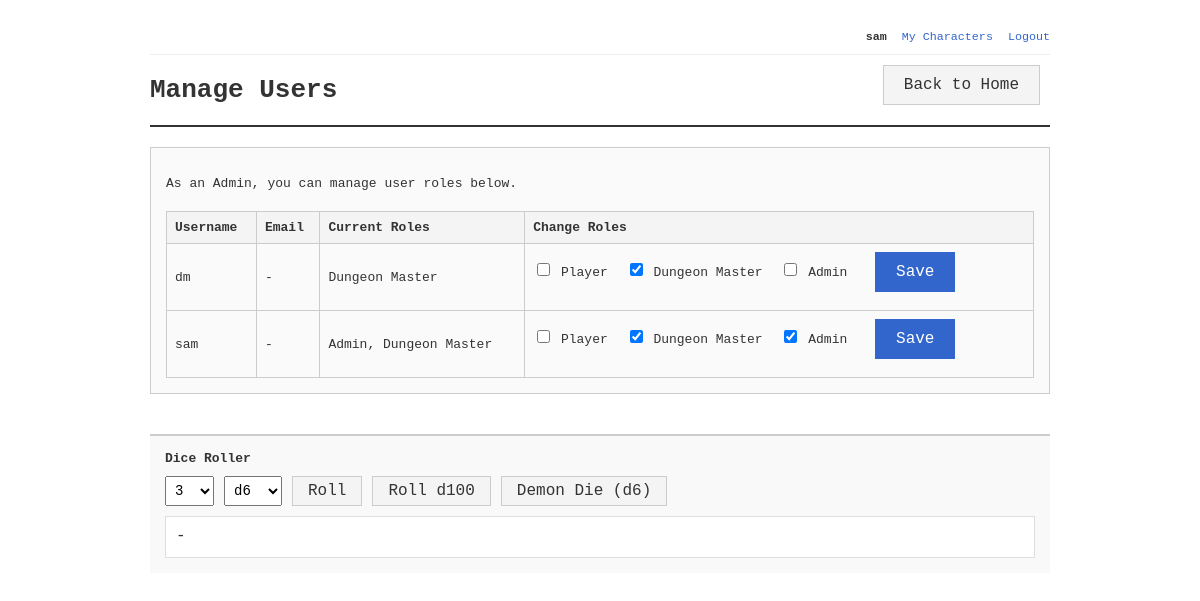
/manage-users/ (signed in), run on the app's committed database.
### webapp/generator/models.py (models this page shows, shortened)
class UserProfile(models.Model):
    ROLE_CHOICES = [
        ('player', 'Player'),
        ('dm', 'Dungeon Master'),
        ('admin', 'Admin'),
    ]
    user = models.OneToOneField(User, on_delete=models.CASCADE, related_name='profile')
    roles = models.JSONField(default=list)  # List of role strings: ['player'], ['dm', 'admin'], etc.
    phone = models.CharField(max_length=20, blank=True, default='')
    discord_handle = models.CharField(max_length=100, blank=True, default='')
    def is_admin(self):
        return 'admin' in self.roles
    def get_roles_display(self):
        role_map = dict(self.ROLE_CHOICES)
        return ', '.join(role_map.get(r, r) for r in self.roles) or 'None'

### webapp/generator/views.py (the view)
    def wrapper(request, *args, **kwargs):
        if not request.user.is_authenticated:
            return redirect('login')
        if not hasattr(request.user, 'profile') or not request.user.profile.is_admin():
            messages.error(request, 'You must be an Admin to access this page.')
            return redirect('welcome')
        return view_func(request, *args, **kwargs)

### webapp/generator/views.py (called while the page is built)
def admin_required(view_func):
    def wrapper(request, *args, **kwargs):
        if not request.user.is_authenticated:
            return redirect('login')
        if not hasattr(request.user, 'profile') or not request.user.profile.is_admin():
            messages.error(request, 'You must be an Admin to access this page.')
            return redirect('welcome')
        return view_func(request, *args, **kwargs)
    return wrapper

@admin_required
def manage_users(request):
    users = UserProfile.objects.select_related('user').all()
    role_choices = UserProfile.ROLE_CHOICES
    return render(request, 'generator/manage_users.html', {'users': users, 'role_choices': role_choices})

### webapp/generator/templates/generator/manage_users.html (shortened to what this page needs)
{% extends "generator/base.html" %}
{% block content %}
<div class="top-bar">
    <h1>Manage Users</h1>
    <a href="{% url 'welcome' %}" class="btn">Back to Home</a>
</div>
<div class="section">
    <p style="margin-bottom: 20px;">As an Admin, you can manage user roles below.</p>
    <table>
        <thead>
            <tr>
                <th>Username</th>
                <th>Email</th>
                <th>Current Roles</th>
                <th>Change Roles</th>
            </tr>
        </thead>
        <tbody>
            {% for profile in users %}
            <tr>
                <td>{{ profile.user.username }}</td>
                <td>{{ profile.user.email|default:"-" }}</td>
                <td>{{ profile.get_roles_display }}</td>
                <td>
                    <form method="post" action="{% url 'change_user_role' profile.user.id %}">
                        {% for role_value, role_label in role_choices %}
                        <label style="margin-right: 10px;">
                            <input type="checkbox" name="roles" value="{{ role_value }}"
                                {% if role_value in profile.roles %}checked{% endif %}>
                            {{ role_label }}
                        </label>
                        {% endfor %}
                        <button type="submit" class="btn primary" style="margin-left: 10px;">Save</button>
                    </form>
                </td>
            </tr>
            {% empty %}
            <tr>
                <td colspan="4">No users found.</td>
            </tr>
            {% endfor %}
        </tbody>
    </table>
</div>
{% endblock %}

### webapp/generator/templates/generator/base.html (shortened to what this page needs)
<!DOCTYPE html>
<html>
<head>
</head>
<body>
    <div class="user-bar no-print">
        {% if user.is_authenticated %}
            <span class="username">{{ user.username }}</span>
            <a href="{% url 'my_characters' %}">My Characters</a>
            <a href="{% url 'logout' %}">Logout</a>
        {% else %}
            <a href="{% url 'login' %}">Login</a>
            <a href="{% url 'register' %}">Register</a>
        {% endif %}
    </div>
    {% block content %}{% endblock %}
    <div class="dice-roller">
        <h4>Dice Roller</h4>
        <div class="dice-controls">
            <select id="dice-count">
                <option value="3" selected>3</option>
            </select>
            <select id="dice-size">
                <option value="6" selected>d6</option>
            </select>
            <button type="button" onclick="rollDice()">Roll</button>
            <button type="button" onclick="rollPercentile()">Roll d100</button>
            <button type="button" onclick="rollDemonDie()">Demon Die (d6)</button>
        </div>
        <div class="dice-result" id="dice-result">-</div>
    </div>
</body>
</html>

### data on the page
UserProfile: user.username "dm", user.email "-", roles "Dungeon Master", role_choices "Player" "Dungeon Master" "Admin", roles "☑"
UserProfile: user.username "sam", user.email "-", roles "Admin, Dungeon Master", role_choices "Player" "Dungeon Master" "Admin", roles "☑" "☑"

### other printed values
{{ user.username }} "sam"
